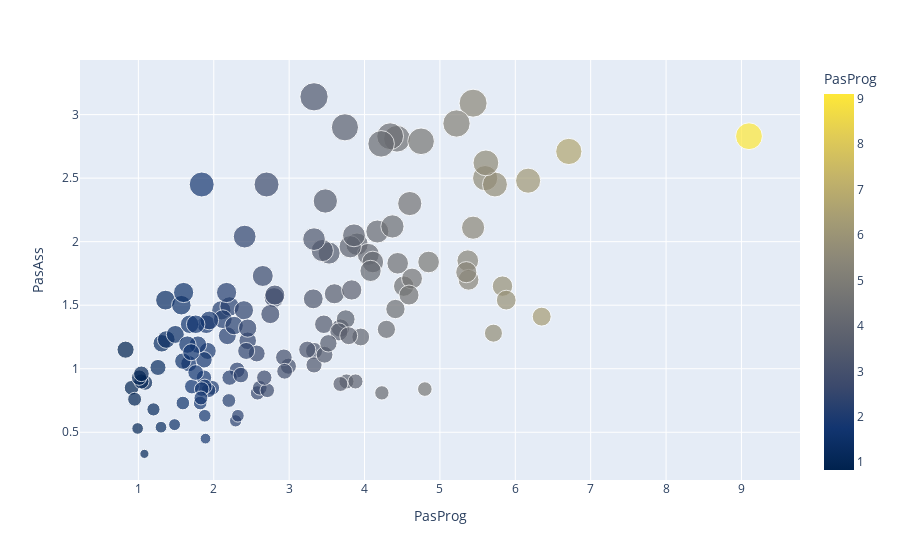

Here is the notebook cell this chart was saved with:
### Code cell
fig = px.scatter(df_stats3, x='PasProg', y='PasAss', hover_data=['Player','Min','Pos','Comp'], color='PasProg', size='PasAss',color_continuous_scale='cividis')

fig.show()

### Figure 1 — Plotly figure (JSON) as saved in the notebook; plotly's stock layout.template omitted (floating-point values rounded to 4 significant figures; data arrays with more than 128 entries replaced by an {"elided": "..."} marker saying what was removed)
{"data": [{"customdata": {"elided": "134x4 mixed values"}, "hovertemplate": "PasProg=%{marker.color}<br>PasAss=%{marker.size}<br>Player=%{customdata[0]}<br>Min=%{customdata[1]}<br>Pos=%{customdata[2]}<br>Comp=%{customdata[3]}<extra></extra>", "legendgroup": "", "marker": {"color": {"elided": "134 float values"}, "coloraxis": "coloraxis", "size": {"elided": "134 float values"}, "sizemode": "area", "sizeref": 0.00785, "symbol": "circle"}, "mode": "markers", "name": "", "orientation": "v", "showlegend": false, "type": "scatter", "x": {"elided": "134 float values"}, "xaxis": "x", "y": {"elided": "134 float values"}, "yaxis": "y"}], "layout": {"coloraxis": {"colorbar": {"title": {"text": "PasProg"}}, "colorscale": [[0, "#00224e"], [0.1111, "#123570"], [0.2222, "#3b496c"], [0.3333, "#575d6d"], [0.4444, "#707173"], [0.5556, "#8a8678"], [0.6667, "#a59c74"], [0.7778, "#c3b369"], [0.8889, "#e1cc55"], [1, "#fee838"]]}, "legend": {"itemsizing": "constant", "tracegroupgap": 0}, "margin": {"t": 60}, "xaxis": {"anchor": "y", "domain": [0, 1], "title": {"text": "PasProg"}}, "yaxis": {"anchor": "x", "domain": [0, 1], "title": {"text": "PasAss"}}}}
